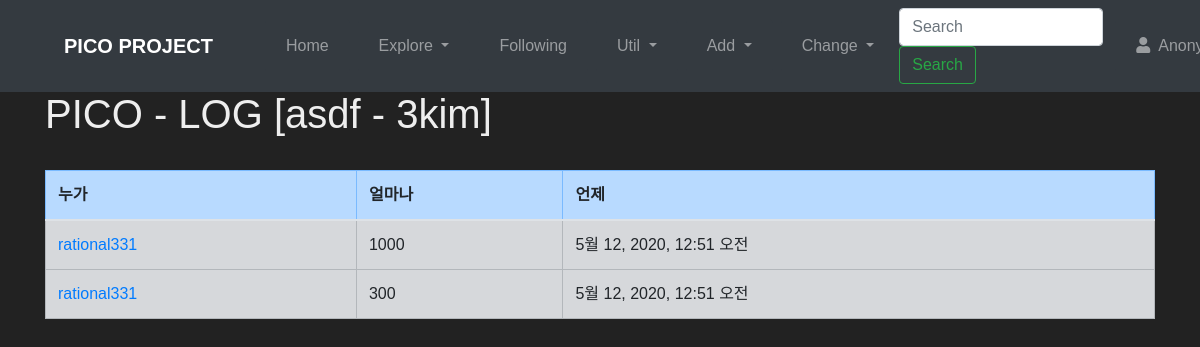
The page /explore/4/log on the database its author committed.
### photo/models.py (models this page shows, shortened)
class Photo(models.Model):
    title = models.CharField('TITLE', max_length=30)
    description = models.TextField('Photo Description', blank=True)
    tags = TaggableManager(blank=True)
    PICOIN = models.PositiveIntegerField(default=0, verbose_name='PICOIN')
    image = models.ImageField('IMAGE', upload_to='SorlPhoto/%Y')
    upload_dt = models.DateTimeField('Upload Date', auto_now_add=True)
    owner = models.ForeignKey(User, on_delete=models.CASCADE, verbose_name='OWNER', blank=True, null=True)

### core/models.py (models this page shows, shortened)
class PhotoicoInfoLog(models.Model):
    photo = models.ForeignKey(Photo, on_delete=models.CASCADE, verbose_name='PHOTO')
    donator = models.ForeignKey(User, on_delete=models.DO_NOTHING, verbose_name='DONATOR', null=True)
    PICOIN = models.PositiveIntegerField(default=0, verbose_name='PICOIN')
    donate_dt = models.DateTimeField('Donation Datetime', auto_now_add=True, null=True)
    class Meta:
        ordering = ('-donate_dt', )

### photo/views.py (the view)
# urls.py: path('<int:pk>/log', views. PhotoPicoLog.as_view(), name='photo_pico_log'),
class PhotoPicoLog(TemplateView):
    template_name = 'photo_donate_list.html'
    def get(self, request, pk):
        photo = None
        try:
            photo = Photo.objects.get(pk=pk)
        except:
            raise Http404()
        logging = PhotoicoInfoLog.objects.filter(photo=photo)
        return render(request, 'photo/photo_donate_list.html', {'object_list': logging, 'photo':photo})

### photo/templates/photo/photo_donate_list.html (shortened to what this page needs)
{% extends "base.html" %}
{% load widget_tweaks %}
{% block content %}
<h1>PICO - LOG [{{ photo.title }} - {{ photo.owner.username }}]</h1>
<br>
<table class="table table-bordered table-condensed table-striped">
    <thead>
        <tr class="table-primary">
            <th>누가</th>
            <th>얼마나</th>
            <th>언제</th>
        </tr>
    </thead>
    <tbody>
        {% for item in object_list %}
        <tr class="table-secondary">
            <td><a href="{% url 'profile' item.donator.username %}">{{ item.donator }}</a></td>
            <td>{{ item.PICOIN }}</td>
            <td>{{ item.donate_dt }}</td>
        </tr>
        {% endfor %}
    </tbody>
</table>
{% endblock %}

### rows shown on the page
Photo: title "asdf", owner.username "3kim"
PhotoicoInfoLog: donator "rational331", PICOIN "1000", donate_dt "5월 12, 2020, 12:51 오전"
PhotoicoInfoLog: donator "rational331", PICOIN "300", donate_dt "5월 12, 2020, 12:51 오전"
